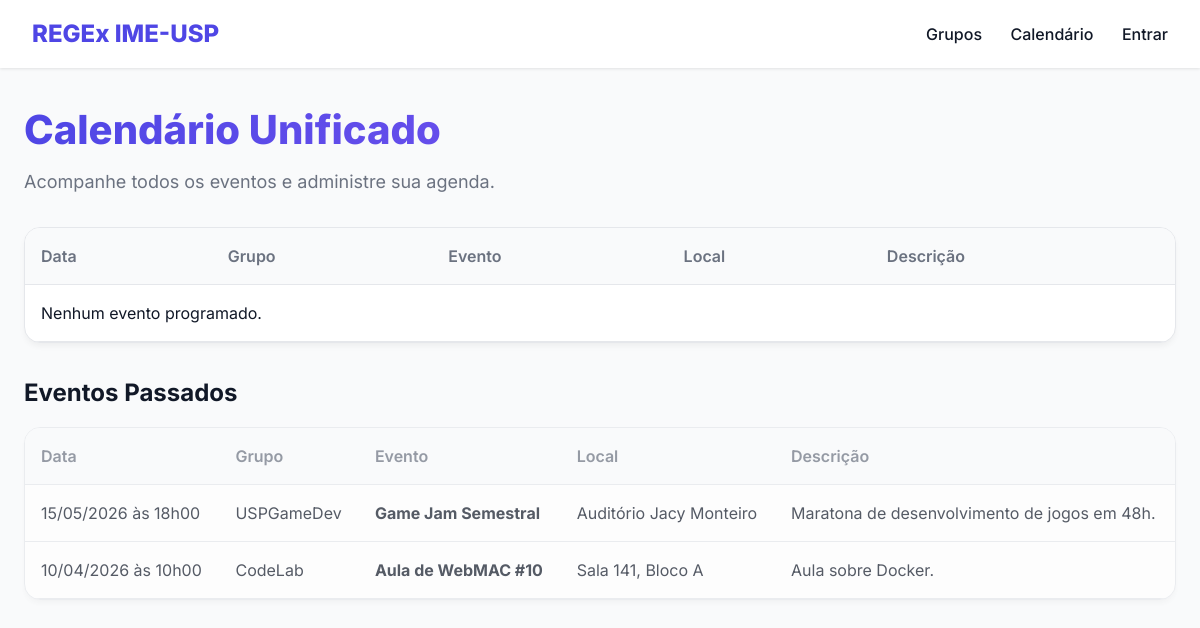
/calendar, run on the app's committed database.
### models.py (models this page shows)
class Event(SQLModel, table=True):
    id: Optional[int] = Field(default=None, primary_key=True)
    title: str
    date: str
    location: str = Field(default="")
    description: str
    group_id: Optional[int] = Field(default=None, foreign_key="extensiongroup.id")
    group: Optional[ExtensionGroup] = Relationship(back_populates="events")

class ExtensionGroup(SQLModel, table=True):
    id: Optional[int] = Field(default=None, primary_key=True)
    name: str
    description: str
    logo_url: str
    website: Optional[str] = Field(default=None)
    events: List["Event"] = Relationship(back_populates="group")

### main.py (the view)
@app.get("/calendar", response_class=HTMLResponse)
async def calendar(request: Request, session: Session = Depends(get_session)):
    current_time = datetime.now().isoformat(timespec='seconds')
    future_events = session.exec(select(Event).where(Event.date >= current_time).order_by(Event.date)).all()
    past_events = session.exec(select(Event).where(Event.date < current_time).order_by(Event.date.desc())).all()
    groups = session.exec(select(ExtensionGroup)).all()
    return templates.TemplateResponse(
        request=request,
        name="calendar.html",
        context={"request": request, "future_events": future_events, "past_events": past_events, "groups": groups}
    )

### templates/calendar.html
{% extends "base.html" %}
{% block content %}
<h1>Calendário Unificado</h1>
<p class="subtitle">Acompanhe todos os eventos e administre sua agenda.</p>
<div class="table-container">
    <table>
        <thead>
            <tr>
                <th>Data</th>
                <th>Grupo</th>
                <th>Evento</th>
                <th>Local</th>
                <th>Descrição</th>
            </tr>
        </thead>
        <tbody id="events-tbody">
            {% for event in future_events %}
                {% include "components/event_row.html" %}
            {% else %}
            <tr>
                <td colspan="5">Nenhum evento programado.</td>
            </tr>
            {% endfor %}
        </tbody>
    </table>
</div>
<h2 style="margin-top: 2rem;">Eventos Passados</h2>
<div class="table-container" style="margin-top: 1rem; opacity: 0.7;">
    <table>
        <thead>
            <tr>
                <th>Data</th>
                <th>Grupo</th>
                <th>Evento</th>
                <th>Local</th>
                <th>Descrição</th>
            </tr>
        </thead>
        <tbody>
            {% for event in past_events %}
                {% include "components/event_row.html" %}
            {% else %}
            <tr>
                <td colspan="5">Nenhum evento passado.</td>
            </tr>
            {% endfor %}
        </tbody>
    </table>
</div>
{% endblock %}

### templates/base.html (shortened to what this page needs)
<!DOCTYPE html>
<html lang="pt-BR">
<head>
    <link rel="stylesheet" href="/static/css/style.css">
</head>
<body>
    <header>
        <a href="/" class="logo">REGEx IME-USP</a>
        <nav class="nav-links">
            <a href="/">Grupos</a>
            <a href="/calendar">Calendário</a>
            <a href="/login" id="login-link">Entrar</a>
        </nav>
    </header>
    <main>
        {% block content %}{% endblock %}
    </main>
</body>
</html>

### templates/components/event_row.html
<tr id="event-row-{{ event.id }}">
    <td>{{ event.date | datetime }}</td>
    <td>{{ event.group.name if event.group else '-' }}</td>
    <td><strong>{{ event.title }}</strong></td>
    <td>{{ event.location }}</td>
    <td>{{ event.description }}</td>
</tr>

### static/css/style.css (style rules this page uses)
:root { --primary: #4F46E5; --primary-hover: #4338CA; --bg-color: #F9FAFB; --text-dark: #111827; --text-light: #6B7280; --card-bg: #FFFFFF; --border: #E5E7EB; --danger: #EF4444; --danger-hover: #DC2626; --success: #10B981; }
* { box-sizing: border-box; margin: 0; padding: 0; }
body { font-family: 'Inter', sans-serif; background-color: var(--bg-color); color: var(--text-dark); line-height: 1.5; }
header { background-color: var(--card-bg); box-shadow: 0 1px 3px rgba(0,0,0,0.1); padding: 1rem 2rem; display: flex; justify-content: space-between; align-items: center; position: sticky; top: 0; z-index: 50; }
.logo { font-size: 1.5rem; font-weight: 800; color: var(--primary); text-decoration: none; }
.nav-links a { margin-left: 1.5rem; text-decoration: none; font-weight: 500; color: var(--text-dark); transition: color 0.2s; }
main { max-width: 1200px; margin: 2rem auto; padding: 0 1.5rem; }
h1 { font-size: 2.5rem; font-weight: 800; margin-bottom: 0.5rem; background: linear-gradient(90deg, var(--primary), #8B5CF6); -webkit-background-clip: text; -webkit-text-fill-color: transparent; }
p.subtitle { color: var(--text-light); font-size: 1.125rem; margin-bottom: 2rem; }
.table-container { background: var(--card-bg); border-radius: 1rem; box-shadow: 0 4px 6px -1px rgba(0,0,0,0.05); overflow: auto; border: 1px solid var(--border); }
table { width: 100%; border-collapse: collapse; }
th, td { padding: 1rem; text-align: left; border-bottom: 1px solid var(--border); }
th { background-color: var(--bg-color); font-weight: 600; color: var(--text-light); }

### data on the page
Event: date "15/05/2026 às 18h00", group "USPGameDev", title "Game Jam Semestral", location "Auditório Jacy Monteiro", description "Maratona de desenvolvimento de jogos em 48h."
Event: date "10/04/2026 às 10h00", group "CodeLab", title "Aula de WebMAC #10", location "Sala 141, Bloco A", description "Aula sobre Docker."
